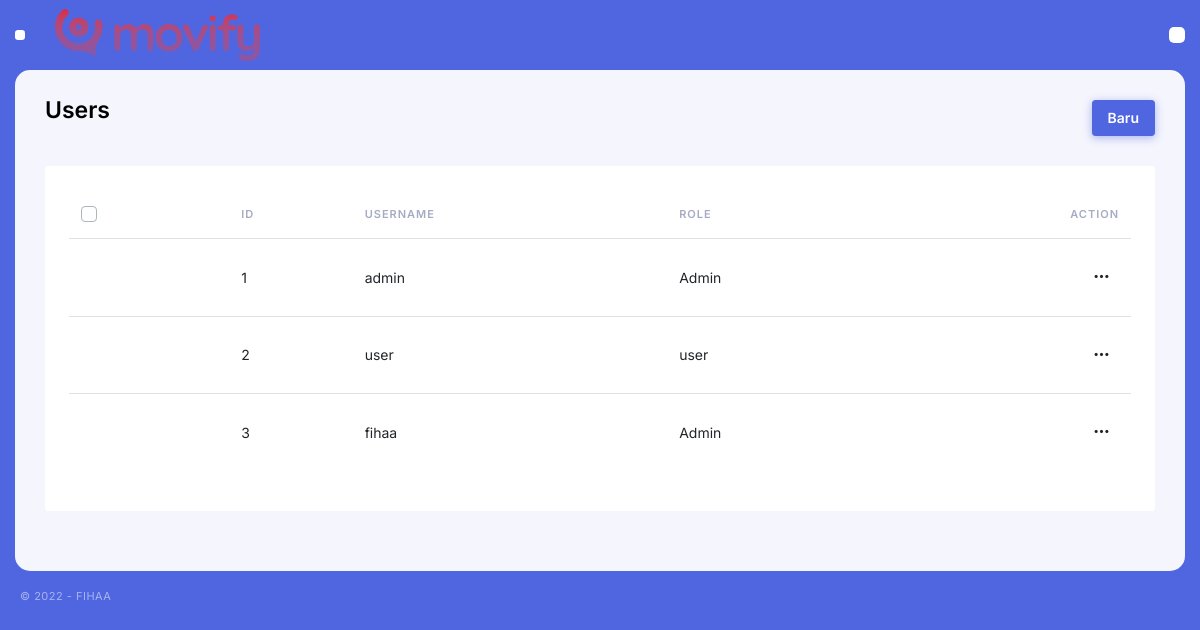
Page /Admin/users.php (signed in) on the committed database.
### tables this page shows
CREATE TABLE `users` (
  `id` int(11) NOT NULL,
  `username` varchar(100) NOT NULL,
  `pass` varchar(255) NOT NULL,
  `role` enum('1','2','','') NOT NULL
);

### koneksi.php (called while the page is built, shortened)
<?php
$connect = mysqli_connect("localhost", "root", "", "movie_stream");
function many($query)
{
        global $connect;
        $hasil = mysqli_query($connect, $query);
        $rows = [];
        while ($row = mysqli_fetch_assoc($hasil)) {
                $rows[] = $row;
        }
        return $rows;
}

### Admin/users.php (the view, shortened to what this page needs)
<?php $title = "Home | Users";
require_once("./Templates/header.php");
$users = many("SELECT *  FROM `users`");
?>
<div class="content ">
    <div class="page-header d-md-flex justify-content-between">
        <div>
            <h3>Users</h3>
        </div>
        <div class="mt-2 mt-md-0">
            <a href="users_tambah.php"><button type="button" class="btn btn-primary">
                    Baru
                </button></a>
        </div>
    </div>
    <div class="row">
        <div class="col-md-12">
            <div class="card">
                <div class="card-body">
                    <div class="table-responsive">
                        <table id="user-list" class="table table-lg">
                            <thead>
                                <tr>
                                    <th>
                                        <div class="custom-control custom-checkbox">
                                        </div>
                                    </th>
                                    <th>ID</th>
                                    <th>Username</th>
                                    <th>Role</th>
                                    <th class="text-right">Action</th>
                                </tr>
                            </thead>
                            <tbody>
                                <?php foreach ($users as $i => $v) : ?>
                                    <tr>
                                        <td></td>
                                        <td><?= ++$i ?></td>
                                        <td><?= $v['username'] ?></td>
                                        <td><?= $v['role'] == 1 ? 'Admin' : 'user' ?></td>
                                        <td class="text-right">
                                            <div class="dropdown">
                                                <a href="#" data-toggle="dropdown" class="btn btn-floating" aria-haspopup="true" aria-expanded="false">
                                                    <i class="ti-more-alt"></i>
                                                </a>
                                            </div>
                                        </td>
                                    </tr>
                                <?php endforeach ?>
                            </tbody>
                        </table>
                    </div>
                </div>
            </div>
        </div>
    </div>
</div>
<?php require_once("./Templates/footer.php") ?>

### rows in the picture
users: username "admin", role "Admin"
users: username "user", role "user"
users: username "fihaa", role "Admin"
